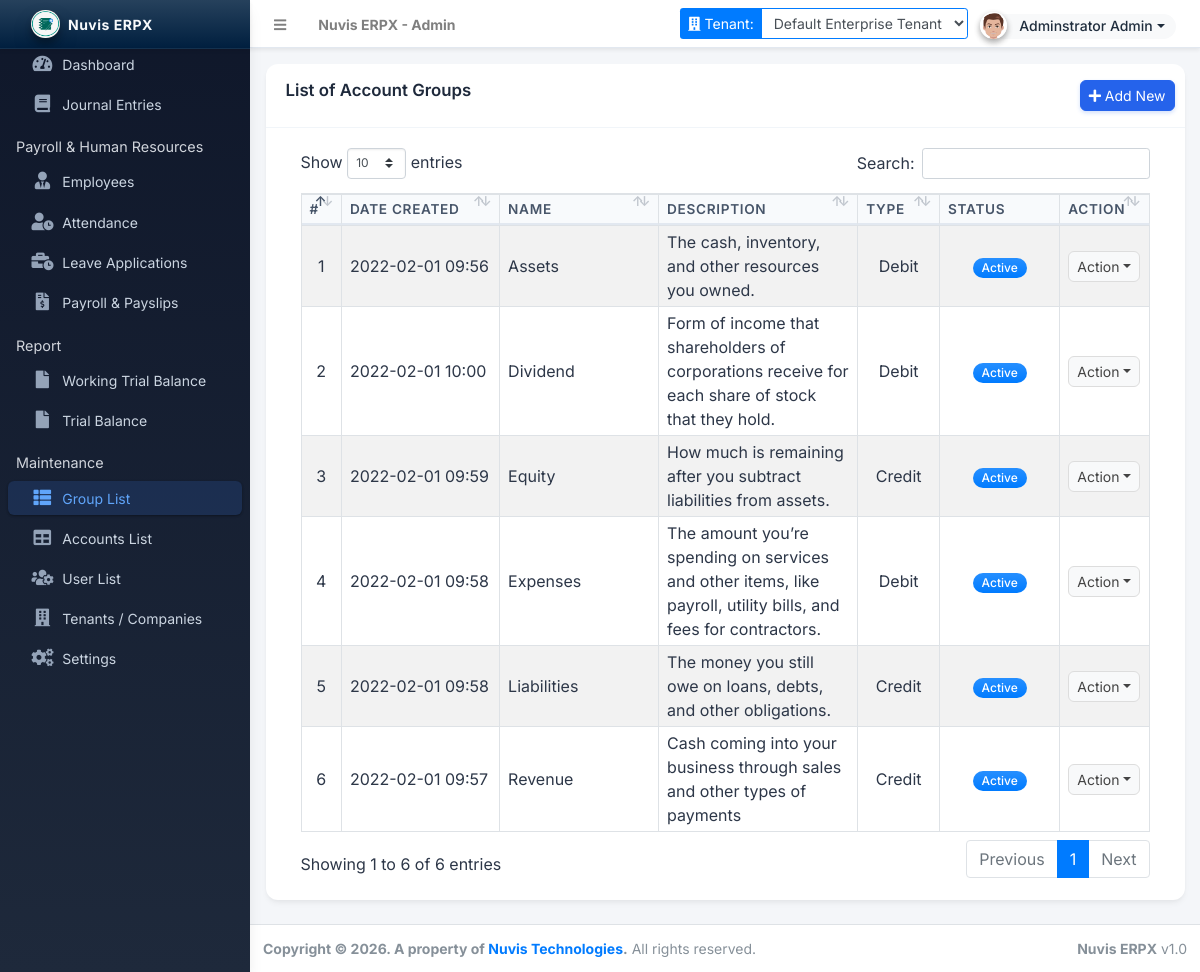
The app's page /admin/?page=groups (signed in) with its own data.
### tables this page shows
CREATE TABLE `group_list` (
  `id` int(30) NOT NULL,
  `tenant_id` int(30) NOT NULL DEFAULT 1,
  `name` text NOT NULL,
  `description` text NOT NULL,
  `type` tinyint(1) NOT NULL DEFAULT 1 COMMENT '1 = Debit, 2= Credit',
  `status` tinyint(1) NOT NULL DEFAULT 1 COMMENT '0=Inactive, 1= Active',
  `delete_flag` tinyint(1) NOT NULL DEFAULT 0 COMMENT '0 = No, 1 = Yes ',
  `date_created` datetime NOT NULL DEFAULT current_timestamp(),
  `date_updated` datetime DEFAULT NULL ON UPDATE current_timestamp()
);

### config.php (called while the page is built, shortened)
<?php
require_once('classes/DBConnection.php');
require_once('classes/SystemSettings.php');
function validate_image($file){
	if(!empty($file)){
        $ex = explode('?',$file);
        $file = $ex[0];
        $param =  isset($ex[1]) ? '?'.$ex[1]  : '';
		if(is_file(base_app.$file)){
			return base_url.$file.$param;
		}else{
			return base_url.'dist/img/no-image-available.png';
		}
	}else{
		return base_url.'dist/img/no-image-available.png';
	}
}
function isMobileDevice(){
    $aMobileUA = array(
        '/iphone/i' => 'iPhone',
        '/ipod/i' => 'iPod',
        '/ipad/i' => 'iPad',
        '/android/i' => 'Android',
        '/blackberry/i' => 'BlackBerry',
        '/webos/i' => 'Mobile'
    );
    return false;
}
?>

### classes/DBConnection.php (called while the page is built, shortened)
<?php
class DBConnection{
    private $host = DB_SERVER;
    private $username = DB_USERNAME;
    private $password = DB_PASSWORD;
    private $database = DB_NAME;
    public $conn;
    public function __construct(){
        if (!isset($this->conn)) {
            @$this->conn = new mysqli($this->host, $this->username, $this->password, $this->database);
            $check_tbl = @$this->conn->query("SHOW TABLES LIKE 'system_info'");
        }
    }
}
?>

### classes/SystemSettings.php (called while the page is built, shortened)
<?php
class SystemSettings extends DBConnection{
	public function __construct(){
		parent::__construct();
	}
	function userdata($field = ''){
		if(!empty($field)){
			if(isset($_SESSION['userdata'][$field]))
				return $_SESSION['userdata'][$field];
			else
				return null;
		}else{
			return false;
		}
	}
	function active_tenant_id(){
		if(isset($_SESSION['userdata']['tenant_id']) && $_SESSION['userdata']['tenant_id'] > 0){
			return (int)$_SESSION['userdata']['tenant_id'];
		}
		return 1;
	}
	function info($field=''){
		if(!empty($field)){
			if(isset($_SESSION['system_info'][$field]))
				return $_SESSION['system_info'][$field];
			else
				return false;
		}else{
			return false;
		}
	}
}
$_settings = new SystemSettings();
?>

### admin/groups/index.php (the view, shortened to what this page needs)
<div class="card card-outline card-primary rounded-0 shadow">
	<div class="card-header">
		<h3 class="card-title">List of Account Groups</h3>
		<div class="card-tools">
			<a href="javascript:void(0)" id="create_new" class="btn btn-flat btn-sm btn-primary"><span class="fas fa-plus"></span>  Add New</a>
		</div>
	</div>
	<div class="card-body">
		<div class="container-fluid">
        <div class="container-fluid">
			<table class="table table-bordered table-hover table-striped">
				<colgroup>
					<col width="5%">
					<col width="20%">
					<col width="20%">
					<col width="25%">
					<col width="10%">
					<col width="15%">
					<col width="10%">
				</colgroup>
				<thead>
					<tr class="bg-gradient-primary text-light">
						<th>#</th>
						<th>Date Created</th>
						<th>Name</th>
						<th>Description</th>
						<th>Type</th>
						<th>Status</th>
						<th>Action</th>
					</tr>
				</thead>
				<tbody>
					<?php
						$i = 1;
						$qry = $conn->query("SELECT * from `group_list` where delete_flag = 0 order by `name` asc ");
						while($row = $qry->fetch_assoc()):
					?>
						<tr>
							<td class="text-center"><?php echo $i++; ?></td>
							<td class=""><?php echo date("Y-m-d H:i",strtotime($row['date_created'])) ?></td>
							<td class=""><?php echo $row['name'] ?></td>
							<td class=""><p class="m-0 truncate-1"><?php echo $row['description'] ?></p></td>
							<td class="text-center"><?= $row['type'] == 1 ? 'Debit' : 'Credit' ?></td>
							<td class="text-center">
								<?php
									switch($row['status']){
										case 1:
											echo '<span class="badge badge-primary bg-gradient-primary px-3 rounded-pill">Active</span>';
											break;
									}
								?>
							</td>
							<td align="center">
								 <button type="button" class="btn btn-flat btn-default btn-sm dropdown-toggle dropdown-icon" data-toggle="dropdown">
				                  		Action
				                  </button>
							</td>
						</tr>
					<?php endwhile; ?>
				</tbody>
			</table>
		</div>
		</div>
	</div>
</div>

### admin/index.php (shortened to what this page needs)
<?php require_once('../config.php'); ?>
 <!DOCTYPE html>
<html lang="en" class="" style="height: auto;">
<?php require_once('inc/header.php') ?>
  <body class="sidebar-mini layout-fixed control-sidebar-slide-open layout-navbar-fixed sidebar-mini-md sidebar-mini-xs" data-new-gr-c-s-check-loaded="14.991.0" data-gr-ext-installed="" style="height: auto;">
    <div class="wrapper">
     <?php require_once('inc/topBarNav.php') ?>
     <?php require_once('inc/navigation.php') ?>
     <?php $page = isset($_GET['page']) ? $_GET['page'] : 'home';  ?>
      <div class="content-wrapper pt-3" style="min-height: 567.854px;">
        <section class="content">
          <div class="container-fluid">
            <?php
              if(!file_exists($page.".php") && !is_dir($page)){
                  include '404.html';
              }else{
                if(is_dir($page))
                  include $page.'/index.php';
                else
                  include $page.'.php';
              }
            ?>
          </div>
        </section>
      </div>
      <?php require_once('inc/footer.php') ?>
  </body>
</html>

### admin/inc/header.php (shortened to what this page needs)
<head>
    <link rel="stylesheet" href="<?php echo base_url ?>plugins/fontawesome-free/css/all.min.css">
    <link rel="stylesheet" href="<?php echo base_url ?>plugins/tempusdominus-bootstrap-4/css/tempusdominus-bootstrap-4.min.css">
  <link rel="stylesheet" href="<?php echo base_url ?>plugins/datatables-bs4/css/dataTables.bootstrap4.min.css">
  <link rel="stylesheet" href="<?php echo base_url ?>plugins/datatables-responsive/css/responsive.bootstrap4.min.css">
  <link rel="stylesheet" href="<?php echo base_url ?>plugins/datatables-buttons/css/buttons.bootstrap4.min.css">
  <link rel="stylesheet" href="<?php echo base_url ?>plugins/select2/css/select2.min.css">
  <link rel="stylesheet" href="<?php echo base_url ?>plugins/select2-bootstrap4-theme/select2-bootstrap4.min.css">
    <link rel="stylesheet" href="<?php echo base_url ?>plugins/icheck-bootstrap/icheck-bootstrap.min.css">
    <link rel="stylesheet" href="<?php echo base_url ?>plugins/jqvmap/jqvmap.min.css">
    <link rel="stylesheet" href="<?php echo base_url ?>plugins/fullcalendar/main.css">
    <link rel="stylesheet" href="<?php echo base_url ?>dist/css/adminlte.css">
    <link rel="stylesheet" href="<?php echo base_url ?>dist/css/custom.css">
    <link rel="stylesheet" href="<?php echo base_url ?>plugins/overlayScrollbars/css/OverlayScrollbars.min.css">
    <link rel="stylesheet" href="<?php echo base_url ?>plugins/daterangepicker/daterangepicker.css">
    <link rel="stylesheet" href="<?php echo base_url ?>plugins/summernote/summernote-bs4.min.css">
  <link rel="stylesheet" href="<?php echo base_url ?>plugins/sweetalert2-theme-bootstrap-4/bootstrap-4.min.css">
  </head>

### admin/inc/topBarNav.php (shortened to what this page needs)
<nav class="main-header navbar navbar-expand navbar-light text-sm shadow-sm">
  <ul class="navbar-nav">
    <li class="nav-item">
    <a class="nav-link" data-widget="pushmenu" href="#" role="button"><i class="fas fa-bars"></i></a>
    </li>
    <li class="nav-item d-none d-sm-inline-block">
      <a href="<?php echo base_url ?>" class="nav-link"><b><?php echo (!isMobileDevice()) ? $_settings->info('name'):$_settings->info('short_name'); ?> - Admin</b></a>
    </li>
  </ul>
  <ul class="navbar-nav ml-auto align-items-center">
    <li class="nav-item mr-2">
      <div class="input-group input-group-sm">
        <div class="input-group-prepend">
          <span class="input-group-text bg-primary text-white border-0"><i class="fas fa-building mr-1"></i> Tenant:</span>
        </div>
        <select id="tenant-switcher" class="form-control form-control-sm border-primary" style="max-width: 220px;">
          <?php
          $active_tenant = $_settings->active_tenant_id();
          $tenants_qry = $conn->query("SELECT * FROM `tenants` WHERE delete_flag = 0 AND status = 1 ORDER BY name ASC");
          while($trow = $tenants_qry->fetch_assoc()):
          ?>
          <option value="<?php echo $trow['id'] ?>" <?php echo $active_tenant == $trow['id'] ? 'selected' : '' ?>><?php echo $trow['name'] ?></option>
          <?php endwhile; ?>
        </select>
      </div>
    </li>
    <li class="nav-item">
      <div class="btn-group nav-link">
            <button type="button" class="btn btn-rounded badge badge-light dropdown-toggle dropdown-icon" data-toggle="dropdown">
              <span><img src="<?php echo validate_image($_settings->userdata('avatar')) ?>" class="img-circle elevation-2 user-img" alt="User Image"></span>
              <span class="ml-3"><?php echo ucwords($_settings->userdata('firstname').' '.$_settings->userdata('lastname')) ?></span>
            </button>
        </div>
    </li>
  </ul>
</nav>

### admin/inc/navigation.php (shortened to what this page needs)
<aside class="main-sidebar sidebar-dark-light elevation-4 sidebar-no-expand bg-gradient-navy">
  <a href="<?php echo base_url ?>admin" class="brand-link bg-transparent text-sm shadow-sm bg-gradient-navy">
  <img src="<?php echo validate_image($_settings->info('logo'))?>" alt="Store Logo" class="brand-image img-circle elevation-3 bg-black" style="width: 1.8rem;height: 1.8rem;max-height: unset;object-fit:scale-down;object-position:center center">
  <span class="brand-text font-weight-light"><?php echo $_settings->info('short_name') ?></span>
  </a>
  <div class="sidebar os-host os-theme-light os-host-overflow os-host-overflow-y os-host-resize-disabled os-host-transition os-host-scrollbar-horizontal-hidden">
    <div class="os-content-glue" style="margin: 0px -8px; width: 249px; height: 646px;"></div>
    <div class="os-padding">
      <div class="os-viewport os-viewport-native-scrollbars-invisible" style="overflow-y: scroll;">
        <div class="os-content" style="padding: 0px 8px; height: 100%; width: 100%;">
          <nav class="">
             <ul class="nav nav-pills nav-sidebar flex-column text-sm nav-compact nav-flat nav-child-indent nav-collapse-hide-child text-dark" data-widget="treeview" role="menu" data-accordion="false">
              <li class="nav-item dropdown">
                <a href="./" class="nav-link text-light nav-home">
                  <i class="nav-icon fas fa-tachometer-alt"></i>
                  <p>
                    Dashboard
                  </p>
                </a>
              </li>
              <li class="nav-item">
                <a href="<?php echo base_url ?>admin/?page=journals" class="nav-link text-light nav-journals">
                  <i class="nav-icon fas fa-book"></i>
                  <p>
                    Journal Entries
                  </p>
                </a>
              </li>
              <li class="nav-header">Payroll & Human Resources</li>
              <li class="nav-item">
                <a href="<?php echo base_url ?>admin/?page=employees" class="nav-link text-light nav-employees">
                  <i class="nav-icon fas fa-user-tie"></i>
                  <p>
                    Employees
                  </p>
                </a>
              </li>
              <li class="nav-item">
                <a href="<?php echo base_url ?>admin/?page=attendance" class="nav-link text-light nav-attendance">
                  <i class="nav-icon fas fa-user-clock"></i>
                  <p>
                    Attendance
                  </p>
                </a>
              </li>
              <li class="nav-item">
                <a href="<?php echo base_url ?>admin/?page=leaves" class="nav-link text-light nav-leaves">
                  <i class="nav-icon fas fa-business-time"></i>
                  <p>
                    Leave Applications
                  </p>
                </a>
              </li>
              <li class="nav-item">
                <a href="<?php echo base_url ?>admin/?page=payroll" class="nav-link text-light nav-payroll">
                  <i class="nav-icon fas fa-file-invoice-dollar"></i>
                  <p>
                    Payroll & Payslips
                  </p>
                </a>
              </li>
              <li class="nav-header">Report</li>
              <li class="nav-item">
                <a href="<?php echo base_url ?>admin/?page=reports/working_trial_balance" class="nav-link text-light nav-reports_working_trial_balance">
                  <i class="nav-icon fas fa-file"></i>
                  <p>
                    Working Trial Balance
                  </p>
                </a>
              </li>
              <li class="nav-item">
                <a href="<?php echo base_url ?>admin/?page=reports/trial_balance" class="nav-link text-light nav-reports_trial_balance">
                  <i class="nav-icon fas fa-file"></i>
                  <p>
                    Trial Balance
                  </p>
                </a>
              </li>
              <?php if($_settings->userdata('type') == 1): ?>
              <li class="nav-header">Maintenance</li>
              <li class="nav-item dropdown">
                <a href="<?php echo base_url ?>admin/?page=groups" class="nav-link text-light nav-groups">
                  <i class="nav-icon fas fa-th-list"></i>
                  <p>
                    Group List
                  </p>
                </a>
              </li>
              <li class="nav-item dropdown">
                <a href="<?php echo base_url ?>admin/?page=accounts" class="nav-link text-light nav-accounts">
                  <i class="nav-icon fas fa-table"></i>
                  <p>
                    Accounts List
                  </p>
                </a>
              </li>
              <li class="nav-item dropdown">
                <a href="<?php echo base_url ?>admin/?page=user/list" class="nav-link text-light nav-user_list">
                  <i class="nav-icon fas fa-users-cog"></i>
                  <p>
                    User List
                  </p>
                </a>
              </li>
              <li class="nav-item dropdown">
                <a href="<?php echo base_url ?>admin/?page=tenants" class="nav-link text-light nav-tenants">
                  <i class="nav-icon fas fa-building"></i>
                  <p>
                    Tenants / Companies
                  </p>
                </a>
              </li>
              <li class="nav-item dropdown">
                <a href="<?php echo base_url ?>admin/?page=system_info" class="nav-link text-light nav-system_info">
                  <i class="nav-icon fas fa-cogs"></i>
                  <p>
                    Settings
                  </p>
                </a>
              </li>
              <?php endif; ?>
            </ul>
          </nav>
        </div>
      </div>
    </div>
  </div>
</aside>

### admin/inc/footer.php (shortened to what this page needs)
<footer class="main-footer text-sm">
        <strong>Copyright © <?php echo date('Y') ?>. A property of <a href="https://nuvistechnologies.com.fj" target="_blank">Nuvis Technologies</a>.</strong>
        All rights reserved.
        <div class="float-right d-none d-sm-inline-block">
          <b><?php echo $_settings->info('short_name') ?></b> v1.0
        </div>
      </footer>
    </div>

### admin/inc/topBarNav.php (style rules this page uses)
.user-img { position: absolute; height: 27px; width: 27px; object-fit: cover; left: -7%; top: -12%; }
.btn-rounded { border-radius: 50px; }

### records on screen
group_list: date_created "2022-02-01 09:56", name "Assets", description "The cash, inventory, and other resources you owned.", type "Debit", status "Active"
group_list: date_created "2022-02-01 10:00", name "Dividend", description "Form of income that shareholders of corporations receive for each share of stock that they hold.", type "Debit", status "Active"
group_list: date_created "2022-02-01 09:59", name "Equity", description "How much is remaining after you subtract liabilities from assets.", type "Credit", status "Active"
group_list: date_created "2022-02-01 09:58", name "Expenses", description "The amount you’re spending on services and other items, like payroll, utility bills, and fees for contractors.", type "Debit", status "Active"
group_list: date_created "2022-02-01 09:58", name "Liabilities", description "The money you still owe on loans, debts, and other obligations.", type "Credit", status "Active"
group_list: date_created "2022-02-01 09:57", name "Revenue", description "Cash coming into your business through sales and other types of payments", type "Credit", status "Active"

### other values on screen
$_settings->info('name') "Nuvis ERPX"
$_settings->userdata('firstname').' '.$_settings->userdata('lastname') "Adminstrator Admin"
$_settings->info('short_name') "Nuvis ERPX"
form field value "Default Enterprise Tenant"
